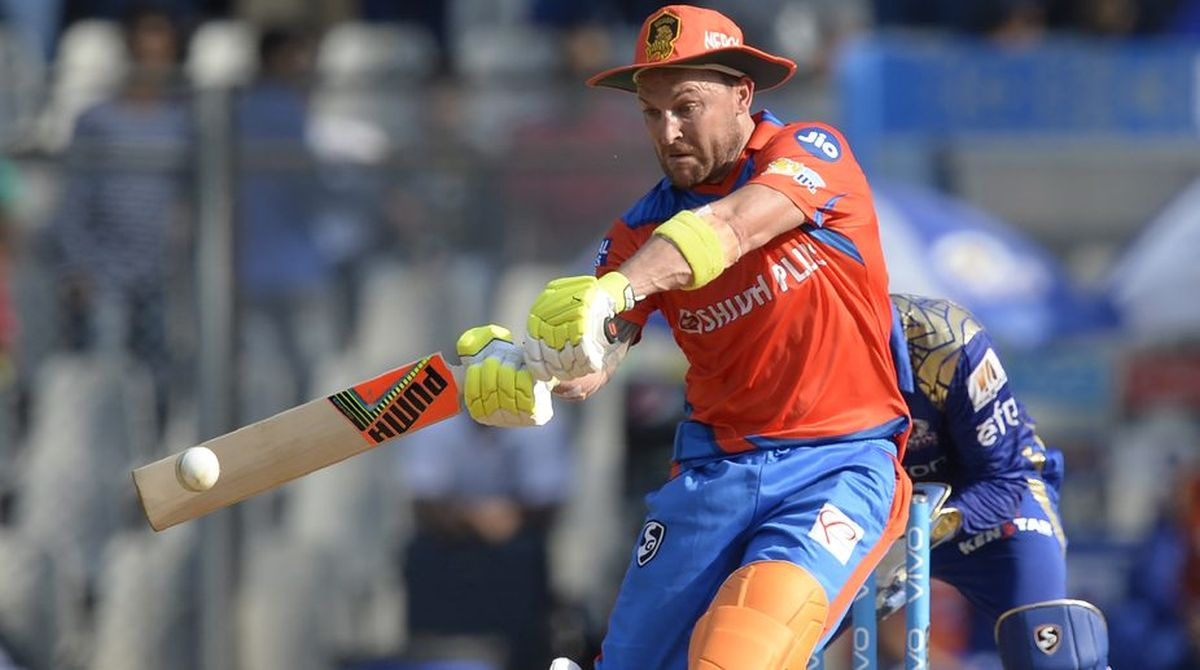
#> input picture 08-image-classification-cnn/Dataset/test/Brendon McCullum_49.jpeg, 1200 x 670 px, given in place of the camera
$ python object-detection-tracking.py
#> lines starting #> are read from the running program, lines starting #| are printed output that depends on the picture; after the words box and inside, x2 and y2 are one past the last pixel; in counts of white or black regions, pixels touching at a corner belong together
import imutils
import cv2

redLower = (29,100,100)
redUpper = (99,255,255)

camera = cv2.VideoCapture(0)

while True:
    (_,frame) = camera.read()
#> frame is the input picture: shape (670, 1200, 3); mean B, G, R 112.1, 101.9, 106.3

    frame = imutils.resize(frame, width=600)
#> frame: shape (335, 600, 3)

    blurred = cv2.GaussianBlur(frame, (11,11), 0)
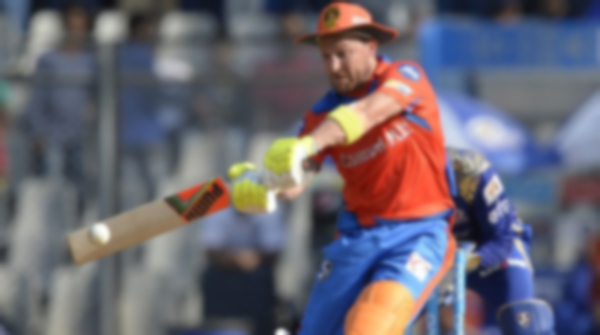
#> blurred: shape (335, 600, 3); mean B, G, R 112.3, 102, 106.5

    hsv = cv2.cvtColor(blurred, cv2.COLOR_BGR2HSV)
#> hsv: shape (335, 600, 3); mean H, S, V 86.8, 74.7, 129.5

    mask = cv2.inRange(hsv, redLower, redUpper)
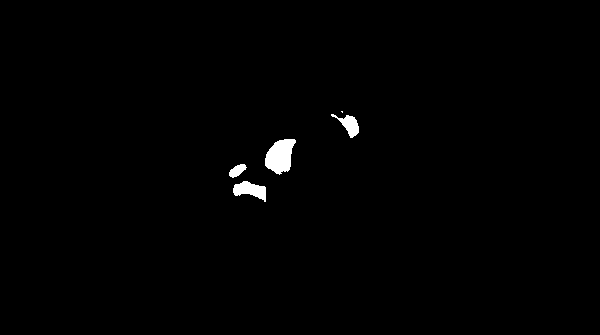
#> mask: shape (335, 600); 0.8% white; 5 white regions (1 under 20 px), largest, box (x1, y1, x2, y2) and area: (265, 139, 296, 175) 754, (233, 181, 266, 202) 403, (331, 114, 359, 138) 290, (229, 164, 247, 178) 148
    mask = cv2.erode(mask,None, iterations=2)
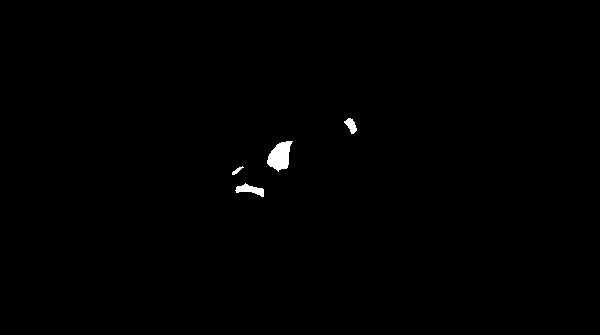
#> mask: shape (335, 600); 0.43% white; 4 white regions, box (x1, y1, x2, y2) and area: (267, 141, 293, 172) 502, (235, 183, 264, 197) 199, (344, 118, 357, 134) 116, (232, 166, 244, 175) 41
    mask = cv2.dilate(mask, None, iterations=2)
#> mask: shape (335, 600); 0.76% white; 4 white regions

    cnts = cv2.findContours(mask.copy(), cv2.RETR_EXTERNAL,
                            cv2.CHAIN_APPROX_SIMPLE)[-2]
#> cnts = 4 contours; box (x1, y1, x2, y2) and area: (265, 139, 295, 174) 696, (233, 181, 266, 199) 349, (342, 116, 359, 136) 221, (230, 164, 246, 177) 120
    center = None

    if len(cnts)>0:
        c = max(cnts, key = cv2.contourArea)
#> c = contour of 40 points, box (x1, y1, x2, y2) (265, 139, 295, 174), area 696
        ((x,y),radius) = cv2.minEnclosingCircle(c)
#> x = 281.4; y = 154.1; radius = 19.67
        M =cv2.moments(c)
#> M = moments, m00 696.5, centre m10/m00, m01/m00 = (279.6, 155.7)
        center = (int (M["m10"]/M["m00"]), int(M["m01"]/M["m00"]))
#> center = (279, 155)
        if radius > 10:
            cv2.circle(frame, (int(x), int(y)), int(radius), (0,255,255), 2)
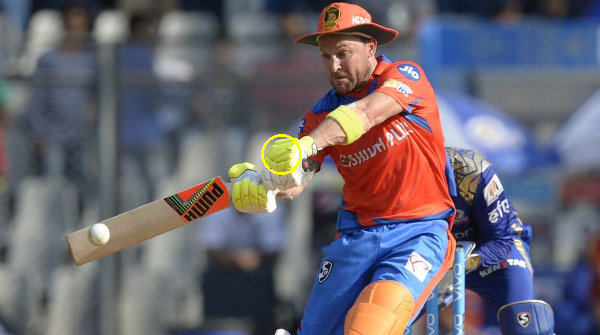
#> frame: shape (335, 600, 3); mean B, G, R 112, 102.1, 106.6
            cv2.circle(frame, center, 5, (0,0,255), -1)
#> frame: shape (335, 600, 3); 0.04% of pixels changed, all inside (x1, y1, x2, y2) = (274, 150, 285, 161)
            #print(center,radius)
            if radius > 250:
                print("stop")
            else:
                if(center[0]<150):
                    print("Left")
                elif(center[0]>450):
                    print("Right")
                elif(center[0]<250):
                    print("Front")
                else:
                    print("Stop")

    cv2.imshow("Frame", frame)
    key =cv2.waitKey(1) & 0xFF
#> (key q is pressed here)
    if key == ord("q"):
        break

camera.release()
cv2.destroyAllWindows()
